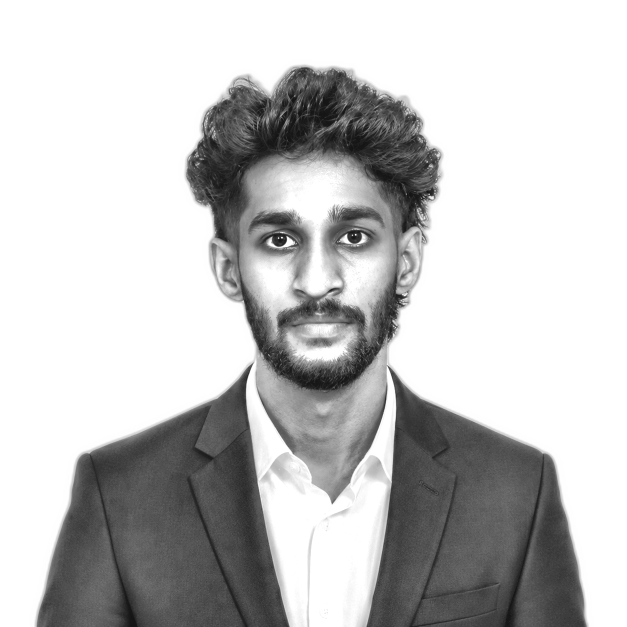
#> input picture source-prepped.png, 1254 x 1254 px (shown at 1/2 size)
$ python make_ascii_svg.py
#> lines starting #> are read from the running program, lines starting #| are printed output that depends on the picture
from PIL import Image, ImageEnhance, ImageFilter
import html
import os


HERE = os.path.dirname(os.path.abspath(__file__))

SRC = os.path.join(HERE, "..", "source-prepped.png")
OUT = os.path.join(HERE, "..", "ansif-ascii.svg")


# -------------------------------------------------------
# ASCII portrait settings
# -------------------------------------------------------

COLS = 100
ROWS = 53

CELL_W = 8
CELL_H = 15

# Bright/sparse -> dark/dense
RAMP = " .`:-=+*cs#%@"

CONTRAST = 1.05
BRIGHTNESS = 1.0
GAMMA = 1.18

# Anything brighter than this becomes blank space.
WHITE_FLOOR = 0.80


# -------------------------------------------------------
# Terminal panel geometry
# -------------------------------------------------------

PAD = 20
TITLEBAR_H = 30
STATUS_H = 30

ART_W = COLS * CELL_W
ART_H = ROWS * CELL_H

CANVAS_W = ART_W + PAD * 2
CANVAS_H = TITLEBAR_H + ART_H + STATUS_H + PAD


# -------------------------------------------------------
# Colors — same visual family as reference
# -------------------------------------------------------

BG = "#0d1117"
BG2 = "#111722"

FRAME = "#30363d"

TITLE_TEXT = "#7d8590"

INK = "#c9d1d9"
CURSOR = "#c9d1d9"


# -------------------------------------------------------
# Animation timing
# -------------------------------------------------------

ROW_DUR = 0.11
STAGGER = 0.11


# -------------------------------------------------------
# 1. Load prepared photo
# -------------------------------------------------------

img = Image.open(SRC).convert("L")
#> img is the input picture: PIL image 1254x1254 L; min 19, max 255, mean 195.9

img = ImageEnhance.Brightness(img).enhance(
    BRIGHTNESS
)

img = ImageEnhance.Contrast(img).enhance(
    CONTRAST
)

img = img.resize(
    (COLS, ROWS),
    Image.Resampling.LANCZOS
)
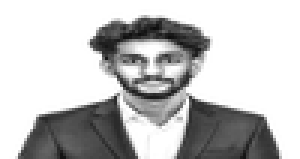
#> img: PIL image 100x53 L (shown 3 times larger); min 14, max 255, mean 193.8

pixels = img.load()


# -------------------------------------------------------
# 2. Convert image to ASCII rows
# -------------------------------------------------------

ascii_rows = []

for y in range(ROWS):

    chars = []

    for x in range(COLS):

        lum = pixels[x, y] / 255.0

        # Brighten midtones slightly.
        lum = pow(
            lum,
            GAMMA
        )

        # White background becomes blank space.
        if lum >= WHITE_FLOOR:
            chars.append(" ")
            continue

        index = int(
            (1.0 - lum)
            * (len(RAMP) - 1)
            + 0.5
        )

        index = max(
            0,
            min(
                len(RAMP) - 1,
                index
            )
        )

        chars.append(
            RAMP[index]
        )

    ascii_rows.append(
        "".join(chars)
    )
#> after the loop, ascii_rows = 53 items


# -------------------------------------------------------
# 3. Begin SVG
# -------------------------------------------------------

art_top = (
    TITLEBAR_H
    + PAD * 0.35
)

font_size = (
    CELL_H * 0.86
)

parts = []


parts.append(

    f'''
<svg
    xmlns="http://www.w3.org/2000/svg"
    width="{CANVAS_W}"
    height="{CANVAS_H}"
    viewBox="0 0 {CANVAS_W} {CANVAS_H}"
    font-family="ui-monospace, SFMono-Regular, Menlo, Consolas, monospace"
>
'''
)


# -------------------------------------------------------
# Background gradient
# -------------------------------------------------------

parts.append(

    f'''
<defs>

    <linearGradient
        id="bg"
        x1="0"
        y1="0"
        x2="0"
        y2="1"
    >

        <stop
            offset="0"
            stop-color="{BG2}"
        />

        <stop
            offset="1"
            stop-color="{BG}"
        />

    </linearGradient>

</defs>
'''
)


# -------------------------------------------------------
# Terminal window
# -------------------------------------------------------

parts.append(

    f'''
<rect
    width="{CANVAS_W}"
    height="{CANVAS_H}"
    rx="12"
    fill="url(#bg)"
/>

<rect
    x="0.5"
    y="0.5"
    width="{CANVAS_W - 1}"
    height="{CANVAS_H - 1}"
    rx="12"
    fill="none"
    stroke="{FRAME}"
    stroke-width="1"
/>
'''
)


# -------------------------------------------------------
# Terminal title bar
# -------------------------------------------------------

parts.append(

    f'''
<line
    x1="0"
    y1="{TITLEBAR_H}"
    x2="{CANVAS_W}"
    y2="{TITLEBAR_H}"
    stroke="{FRAME}"
/>
'''
)


# macOS window dots

DOT_COLORS = [
    "#ff5f56",
    "#ffbd2e",
    "#27c93f"
]

for i, color in enumerate(
    DOT_COLORS
):

    parts.append(

        f'''
<circle
    cx="{PAD + i * 16}"
    cy="{TITLEBAR_H / 2}"
    r="5"
    fill="{color}"
/>
'''
    )


# Terminal title

parts.append(

    f'''
<text
    x="{CANVAS_W / 2}"
    y="{TITLEBAR_H / 2 + 4}"
    fill="{TITLE_TEXT}"
    font-size="12"
    text-anchor="middle"
>
    ansifra2ak@github: ~$ ./portrait.sh
</text>
'''
)


# -------------------------------------------------------
# 4. ASCII rows
#
# Each row wipes from left -> right.
# Cursor moves with the row.
# -------------------------------------------------------

for row_index, line in enumerate(
    ascii_rows
):

    y = (
        art_top
        + row_index * CELL_H
        + CELL_H * 0.74
    )

    row_y = (
        art_top
        + row_index * CELL_H
    )

    delay = (
        row_index
        * STAGGER
    )

    safe_text = html.escape(
        line
    )


    # Clip path revealing each row

    parts.append(

        f'''
<clipPath id="row-{row_index}">

    <rect
        x="{PAD}"
        y="{row_y:.1f}"
        height="{CELL_H}"
        width="0"
    >

        <animate
            attributeName="width"
            from="0"
            to="{ART_W}"
            begin="{delay:.3f}s"
            dur="{ROW_DUR:.2f}s"
            fill="freeze"
        />

    </rect>

</clipPath>
'''
    )


    # ASCII text row

    parts.append(

        f'''
<g clip-path="url(#row-{row_index})">

    <text
        xml:space="preserve"
        x="{PAD}"
        y="{y:.1f}"
        fill="{INK}"
        font-size="{font_size:.1f}"
        textLength="{ART_W}"
        lengthAdjust="spacing"
    >
        {safe_text}
    </text>

</g>
'''
    )


    # Moving typing cursor

    parts.append(

        f'''
<rect
    y="{row_y + 1:.1f}"
    width="{CELL_W}"
    height="{CELL_H - 2}"
    fill="{CURSOR}"
    opacity="0"
>

    <animate
        attributeName="x"
        from="{PAD}"
        to="{PAD + ART_W}"
        begin="{delay:.3f}s"
        dur="{ROW_DUR:.2f}s"
        fill="freeze"
    />

    <set
        attributeName="opacity"
        to="0.85"
        begin="{delay:.3f}s"
    />

    <set
        attributeName="opacity"
        to="0"
        begin="{delay + ROW_DUR:.3f}s"
    />

</rect>
'''
    )
#> this loop made 53 passes
#> (y, row_y, delay) on passes 1 to 12: (48.1, 37, 0), (63.1, 52, 0.11), (78.1, 67, 0.22), (93.1, 82, 0.33), (108.1, 97, 0.44), (123.1, 112, 0.55), (138.1, 127, 0.66), (153.1, 142, 0.77), (168.1, 157, 0.88), (183.1, 172, 0.99), (198.1, 187, 1.1), (213.1, 202, 1.21)
#> after the loop, parts = 167 items


# -------------------------------------------------------
# 5. Terminal bottom status
# -------------------------------------------------------

status_line_y = (
    TITLEBAR_H
    + ART_H
    + PAD * 0.35
)

status_y = (
    status_line_y
    + 19
)


parts.append(

    f'''
<line
    x1="0"
    y1="{status_line_y:.1f}"
    x2="{CANVAS_W}"
    y2="{status_line_y:.1f}"
    stroke="{FRAME}"
/>
'''
)


parts.append(

    f'''
<text
    x="{PAD}"
    y="{status_y:.1f}"
    fill="{TITLE_TEXT}"
    font-size="13"
>

    ansifra2ak@github:~$ whoami

    <tspan fill="{INK}">
        Ansif Rasak
    </tspan>

</text>
'''
)


# -------------------------------------------------------
# 6. Blinking terminal cursor
# -------------------------------------------------------

parts.append(

    f'''
<rect
    x="{PAD + 260}"
    y="{status_y - 12:.1f}"
    width="8"
    height="14"
    fill="{INK}"
>

    <animate
        attributeName="opacity"
        values="1;1;0;0"
        keyTimes="0;0.5;0.51;1"
        dur="1s"
        repeatCount="indefinite"
    />

</rect>
'''
)


# -------------------------------------------------------
# Finish SVG
# -------------------------------------------------------

parts.append(
    "</svg>"
)

svg = "".join(
    parts
)


with open(
    OUT,
    "w",
    encoding="utf-8"
) as file:

    file.write(
        svg
    )


print(
    "Created:",
    OUT
)

print(
    "Canvas:",
    CANVAS_W,
    "x",
    CANVAS_H
)
